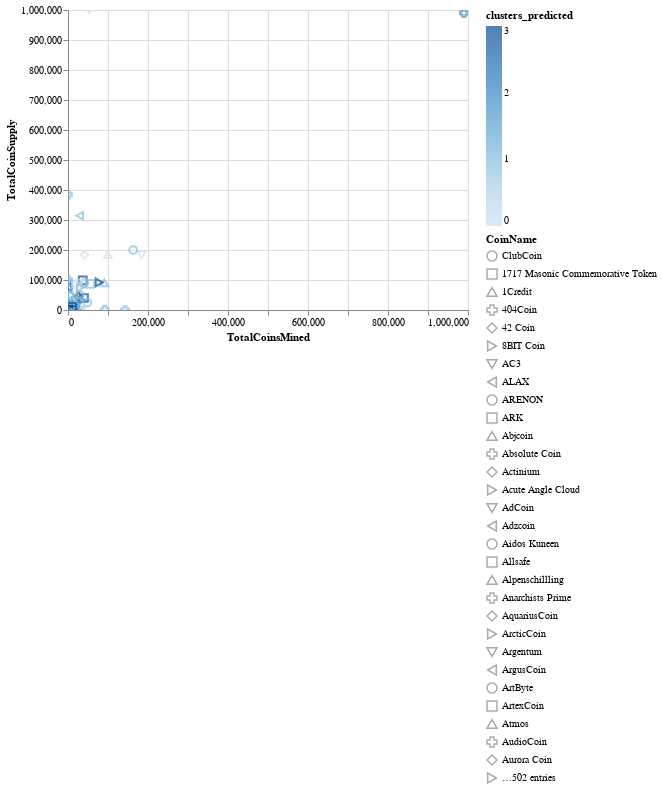

Notebook cell for this chart:
### Markdown cell above
#### Scatter Plot with Tradable Cryptocurrencies

### Code cell
# Plot the scatter with x="TotalCoinsMined" and y="TotalCoinSupply"


alt.Chart(crypto_df_predictions).mark_point(size=60).encode(
    alt.X('TotalCoinsMined',
        scale=alt.Scale(zero=False)
    ),
   
   alt.Y('TotalCoinSupply',
        scale=alt.Scale(zero=False)
    ),
   color="clusters_predicted",
   tooltip="CoinName",
   shape="CoinName"
).interactive()

### Figure 1 — Vega-Lite specification as saved in the notebook (floating-point values rounded to 4 significant figures; data arrays with more than 128 entries replaced by an {"elided": "..."} marker saying what was removed)
{"config": {"view": {"continuousWidth": 400, "continuousHeight": 300}}, "data": {"name": "data-e002f320e21628969b80da95b8dea471"}, "mark": {"type": "point", "size": 60}, "encoding": {"color": {"type": "quantitative", "field": "clusters_predicted"}, "shape": {"type": "nominal", "field": "CoinName"}, "tooltip": {"type": "nominal", "field": "CoinName"}, "x": {"type": "quantitative", "field": "TotalCoinsMined", "scale": {"zero": false}}, "y": {"type": "quantitative", "field": "TotalCoinSupply", "scale": {"zero": false}}}, "selection": {"selector012": {"type": "interval", "bind": "scales", "encodings": ["x", "y"]}}, "$schema": "https://vega.github.io/schema/vega-lite/v4.8.1.json", "datasets": {"data-e002f320e21628969b80da95b8dea471": {"elided": "532 records"}}}
